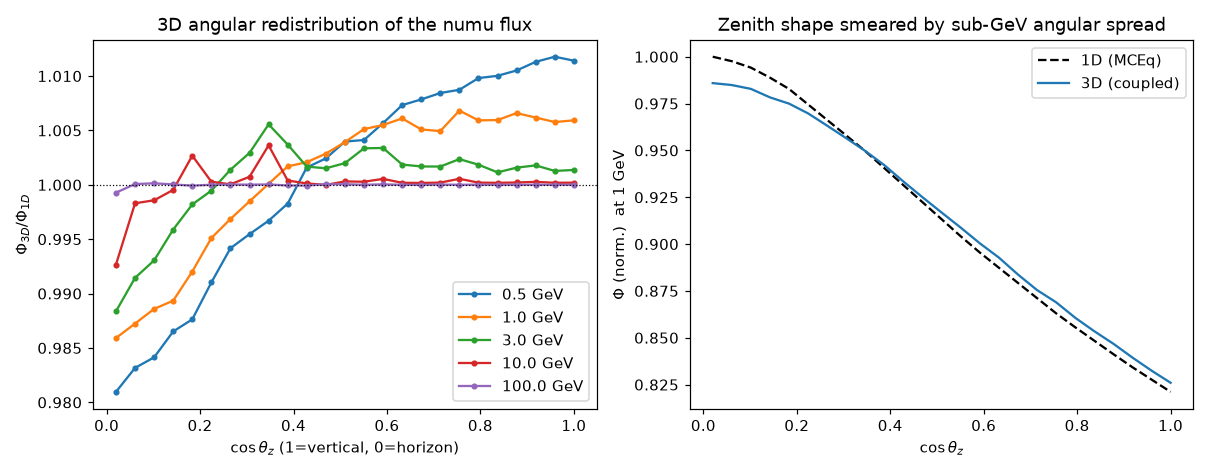

Here is the Python script that generated this plot:
"""Couple the validated angular operator to the real 1D MCEq flux -> 3D flux.

This closes the loop: MCEq provides the calibrated 1D *energy* cascade
(Phi_1D(E, cos theta), azimuthally symmetric), and the Fokker-Planck angular
operator (driven by the NA61-validated <theta^2>(E)) redistributes it in
arrival direction. A neutrino observed from direction n_o was produced along a
spread of directions n_s about it, so

    Phi_3D(n_o, E) = integral  Phi_1D(n_s, E)  K(n_o . n_s; sigma_theta(E)) dOmega_s

with K a normalized angular-spread kernel (2D Gaussian of width sigma_theta).
The convolution is done on the sphere by Monte Carlo (exact rotation, valid for
any sigma), preserving total flux. At high energy sigma_theta -> 0, so
Phi_3D -> Phi_1D and the calibrated 1D result (daemonflux) is recovered; the
sub-GeV regime is where the redistribution bites -- strongest near the horizon,
where the 1D flux varies fastest and the slant depth (hence sigma_theta) is
largest.

Run::

    python coupled_3d_flux.py --moments m_spliced.npz --plot
"""

from __future__ import annotations

import argparse

import numpy as np

from fokker_planck_3d import load_theta2, sigma_theta_vs_energy


# ---------------------------------------------------------------------------
# 1D flux from MCEq
# ---------------------------------------------------------------------------
def mceq_1d_flux(quantity="total_numu", zeniths_deg=None, model="SIBYLL23D"):
    """Solve MCEq at several zenith angles -> Phi_1D(E, cos theta).

    Returns ``e_grid``, ``cos_full`` (ascending, mirrored to [-1, 1] using the
    up/down symmetry of the conventional flux), and ``flux`` of shape
    ``(n_cos_full, n_E)``.
    """
    from MCEq.core import MCEqRun
    import crflux.models as crf

    if zeniths_deg is None:
        zeniths_deg = np.array([0, 25, 40, 55, 70, 80, 85, 89.0])
    mceq = MCEqRun(
        interaction_model=model,
        primary_model=(crf.HillasGaisser2012, "H3a"),
        theta_deg=0.0,
    )
    e_grid = mceq.e_grid
    cos_pos = np.cos(np.deg2rad(zeniths_deg))  # down-going, in (0, 1]
    fl = np.zeros((len(zeniths_deg), len(e_grid)))
    for i, th in enumerate(zeniths_deg):
        mceq.set_theta_deg(float(th))
        mceq.solve()
        fl[i] = mceq.get_solution(quantity, mag=0)

    # Mirror to the full sphere (Phi even in cos theta for the conventional flux).
    order = np.argsort(cos_pos)
    cos_pos, fl = cos_pos[order], fl[order]
    cos_full = np.concatenate([-cos_pos[::-1], cos_pos])
    flux_full = np.vstack([fl[::-1], fl])
    return e_grid, cos_full, flux_full


# ---------------------------------------------------------------------------
# Spherical convolution with the validated angular spread
# ---------------------------------------------------------------------------
def sigma_theta_grid(e_grid, e_sig, theta2, zeniths_deg):
    """sigma_theta(E, zenith) [rad].

    The production-angle spread accumulates over the finite parent chain and is
    **zenith-independent** (set by kinematics, not column depth), so the same
    sigma_theta(E) applies at every zenith. (The earlier sqrt(sec theta) scaling
    came from the unphysical slant/lambda generation count and has been removed;
    genuine geometric zenith effects are a separate, not-yet-included ingredient.)
    """
    sig_vert = np.deg2rad(sigma_theta_vs_energy(e_sig, theta2, e_grid, zenith_deg=0.0))
    return np.tile(sig_vert, (len(np.atleast_1d(zeniths_deg)), 1))  # (n_zen, n_E)


def convolve_sphere(
    e_grid, cos_full, flux_full, sigma_EZ, out_cos, e_indices, n_mc=4000, seed=0
):
    """Phi_3D(out_cos, E) by MC convolution on the sphere for selected energies.

    ``sigma_EZ`` is sigma_theta on (out_cos, E) [rad]. Returns array
    ``(len(out_cos), len(e_indices))``.
    """
    rng = np.random.default_rng(seed)
    out = np.zeros((len(out_cos), len(e_indices)))
    for ic, c_o in enumerate(out_cos):
        th_o = np.arccos(np.clip(c_o, -1, 1))
        sin_o, cos_o = np.sin(th_o), np.cos(th_o)
        for je, ie in enumerate(e_indices):
            s = sigma_EZ[ic, ie] / np.sqrt(2.0)  # per-component scale
            if s < 1e-4:
                out[ic, je] = np.interp(c_o, cos_full, flux_full[:, ie])
                continue
            u = rng.random(n_mc)
            alpha = s * np.sqrt(-2.0 * np.log(np.clip(u, 1e-12, 1)))  # Rayleigh
            beta = rng.uniform(0, 2 * np.pi, n_mc)
            cos_s = np.cos(alpha) * cos_o - np.sin(alpha) * np.cos(beta) * sin_o
            phi_s = np.interp(cos_s, cos_full, flux_full[:, ie])
            out[ic, je] = phi_s.mean()
    return out


# ---------------------------------------------------------------------------
# CLI / demo
# ---------------------------------------------------------------------------
def main(argv=None):
    p = argparse.ArgumentParser(description=__doc__)
    p.add_argument("--moments", default="m_spliced.npz")
    p.add_argument("--quantity", default="total_numu")
    p.add_argument("--plot", action="store_true")
    args = p.parse_args(argv)

    e_sig, theta2 = load_theta2(args.moments)
    e_grid, cos_full, flux_full = mceq_1d_flux(args.quantity)

    out_cos = np.linspace(0.02, 1.0, 25)  # down-going: horizon -> vertical
    sigma_EZ = sigma_theta_grid(e_grid, e_sig, theta2, np.arccos(out_cos) * 180 / np.pi)

    e_targets = [0.5, 1.0, 3.0, 10.0, 100.0]
    e_idx = [int(np.argmin(np.abs(e_grid - e))) for e in e_targets]
    phi3d = convolve_sphere(e_grid, cos_full, flux_full, sigma_EZ, out_cos, e_idx)
    phi1d = np.array([np.interp(out_cos, cos_full, flux_full[:, ie]) for ie in e_idx]).T

    print("Phi_3D / Phi_1D  vs cos(zenith):")
    print("  cosZ  " + "".join(f"{e:>8.1f}GeV" for e in e_targets))
    for ic in range(0, len(out_cos), 3):
        ratios = phi3d[ic] / phi1d[ic]
        print(f"  {out_cos[ic]:4.2f}  " + "".join(f"{r:11.3f}" for r in ratios))

    if args.plot:
        _plot(out_cos, phi3d, phi1d, e_grid, e_idx, e_targets, args)


def _plot(out_cos, phi3d, phi1d, e_grid, e_idx, e_targets, args):
    import matplotlib

    matplotlib.use("Agg")
    import matplotlib.pyplot as plt

    fig, (axL, axR) = plt.subplots(1, 2, figsize=(11, 4.3))
    for je, e in enumerate(e_targets):
        axL.plot(out_cos, phi3d[:, je] / phi1d[:, je], "o-", ms=3, label=f"{e:.1f} GeV")
    axL.axhline(1.0, color="k", lw=0.8, ls=":")
    axL.set_xlabel(r"$\cos\theta_z$ (1=vertical, 0=horizon)")
    axL.set_ylabel(r"$\Phi_{3D}/\Phi_{1D}$")
    axL.set_title("3D angular redistribution of the numu flux")
    axL.legend()

    je = e_targets.index(1.0)
    axR.plot(out_cos, phi1d[:, je] / phi1d[:, je].max(), "k--", label="1D (MCEq)")
    axR.plot(out_cos, phi3d[:, je] / phi1d[:, je].max(), "C0-", label="3D (coupled)")
    axR.set_xlabel(r"$\cos\theta_z$")
    axR.set_ylabel(r"$\Phi$ (norm.)  at 1 GeV")
    axR.set_title("Zenith shape smeared by sub-GeV angular spread")
    axR.legend()

    fig.tight_layout()
    fig.savefig("coupled_3d_flux.png", dpi=110)
    print("saved plot -> coupled_3d_flux.png")


if __name__ == "__main__":
    main()
